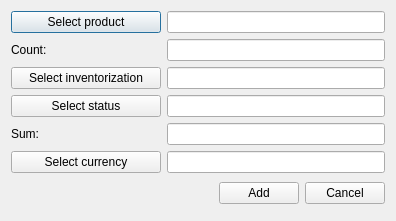
<?xml version="1.0" encoding="UTF-8"?>
<ui version="4.0">
 <class>CreateInvList</class>
 <widget class="QDialog" name="CreateInvList">
  <property name="geometry">
   <rect>
    <x>0</x>
    <y>0</y>
    <width>396</width>
    <height>221</height>
   </rect>
  </property>
  <property name="windowTitle">
   <string>Create/Update product in inventorization list</string>
  </property>
  <property name="locale">
   <locale language="English" country="UnitedStates"/>
  </property>
  <property name="modal">
   <bool>false</bool>
  </property>
  <layout class="QGridLayout" name="gridLayout">
   <property name="leftMargin">
    <number>11</number>
   </property>
   <property name="topMargin">
    <number>11</number>
   </property>
   <property name="rightMargin">
    <number>11</number>
   </property>
   <property name="bottomMargin">
    <number>17</number>
   </property>
   <item row="1" column="0">
    <widget class="QLabel" name="countLb">
     <property name="minimumSize">
      <size>
       <width>150</width>
       <height>0</height>
      </size>
     </property>
     <property name="text">
      <string>Count:</string>
     </property>
    </widget>
   </item>
   <item row="0" column="1">
    <widget class="QLineEdit" name="productEdit">
     <property name="readOnly">
      <bool>true</bool>
     </property>
    </widget>
   </item>
   <item row="0" column="0">
    <widget class="QPushButton" name="productBtn">
     <property name="text">
      <string>Select product</string>
     </property>
    </widget>
   </item>
   <item row="3" column="0" colspan="2">
    <layout class="QHBoxLayout" name="horizontalLayout">
     <item>
      <spacer name="horizontalSpacer">
       <property name="orientation">
        <enum>Qt::Horizontal</enum>
       </property>
       <property name="sizeHint" stdset="0">
        <size>
         <width>40</width>
         <height>20</height>
        </size>
       </property>
      </spacer>
     </item>
     <item>
      <widget class="QPushButton" name="addBtn">
       <property name="text">
        <string>Add</string>
       </property>
      </widget>
     </item>
     <item>
      <widget class="QPushButton" name="cancelBtn">
       <property name="text">
        <string>Cancel</string>
       </property>
      </widget>
     </item>
    </layout>
   </item>
   <item row="1" column="1">
    <widget class="QLineEdit" name="countEdit">
     <property name="toolTip">
      <string>&lt;html&gt;&lt;head/&gt;&lt;body&gt;&lt;p&gt;For example: 100&lt;/p&gt;&lt;/body&gt;&lt;/html&gt;</string>
     </property>
    </widget>
   </item>
   <item row="2" column="0" colspan="2">
    <widget class="QWidget" name="editSectionWgt" native="true">
     <layout class="QGridLayout" name="gridLayout_3">
      <property name="leftMargin">
       <number>0</number>
      </property>
      <property name="topMargin">
       <number>0</number>
      </property>
      <property name="rightMargin">
       <number>0</number>
      </property>
      <property name="bottomMargin">
       <number>0</number>
      </property>
      <item row="2" column="0">
       <widget class="QLabel" name="sumLb">
        <property name="minimumSize">
         <size>
          <width>150</width>
          <height>0</height>
         </size>
        </property>
        <property name="text">
         <string>Sum:</string>
        </property>
       </widget>
      </item>
      <item row="2" column="1">
       <widget class="QLineEdit" name="sumEdit">
        <property name="toolTip">
         <string>&lt;html&gt;&lt;head/&gt;&lt;body&gt;&lt;p&gt;For example: 300 (pedends on currency, in that case 300 USD)&lt;/p&gt;&lt;/body&gt;&lt;/html&gt;</string>
        </property>
       </widget>
      </item>
      <item row="1" column="0">
       <widget class="QPushButton" name="statusBtn">
        <property name="text">
         <string>Select status</string>
        </property>
       </widget>
      </item>
      <item row="0" column="0">
       <widget class="QPushButton" name="inventorizationBtn">
        <property name="minimumSize">
         <size>
          <width>150</width>
          <height>0</height>
         </size>
        </property>
        <property name="text">
         <string>Select inventorization</string>
        </property>
       </widget>
      </item>
      <item row="1" column="1">
       <widget class="QLineEdit" name="statusEdit">
        <property name="readOnly">
         <bool>true</bool>
        </property>
       </widget>
      </item>
      <item row="0" column="1">
       <widget class="QLineEdit" name="inventorizationEdit">
        <property name="text">
         <string/>
        </property>
        <property name="readOnly">
         <bool>true</bool>
        </property>
       </widget>
      </item>
      <item row="3" column="0">
       <widget class="QPushButton" name="currencyBtn">
        <property name="text">
         <string>Select currency</string>
        </property>
       </widget>
      </item>
      <item row="3" column="1">
       <widget class="QLineEdit" name="currencyEdit">
        <property name="readOnly">
         <bool>true</bool>
        </property>
       </widget>
      </item>
     </layout>
    </widget>
   </item>
  </layout>
 </widget>
 <tabstops>
  <tabstop>productBtn</tabstop>
  <tabstop>productEdit</tabstop>
  <tabstop>countEdit</tabstop>
  <tabstop>inventorizationBtn</tabstop>
  <tabstop>inventorizationEdit</tabstop>
  <tabstop>statusBtn</tabstop>
  <tabstop>statusEdit</tabstop>
  <tabstop>sumEdit</tabstop>
  <tabstop>currencyBtn</tabstop>
  <tabstop>currencyEdit</tabstop>
  <tabstop>addBtn</tabstop>
  <tabstop>cancelBtn</tabstop>
 </tabstops>
 <resources/>
 <connections/>
</ui>
